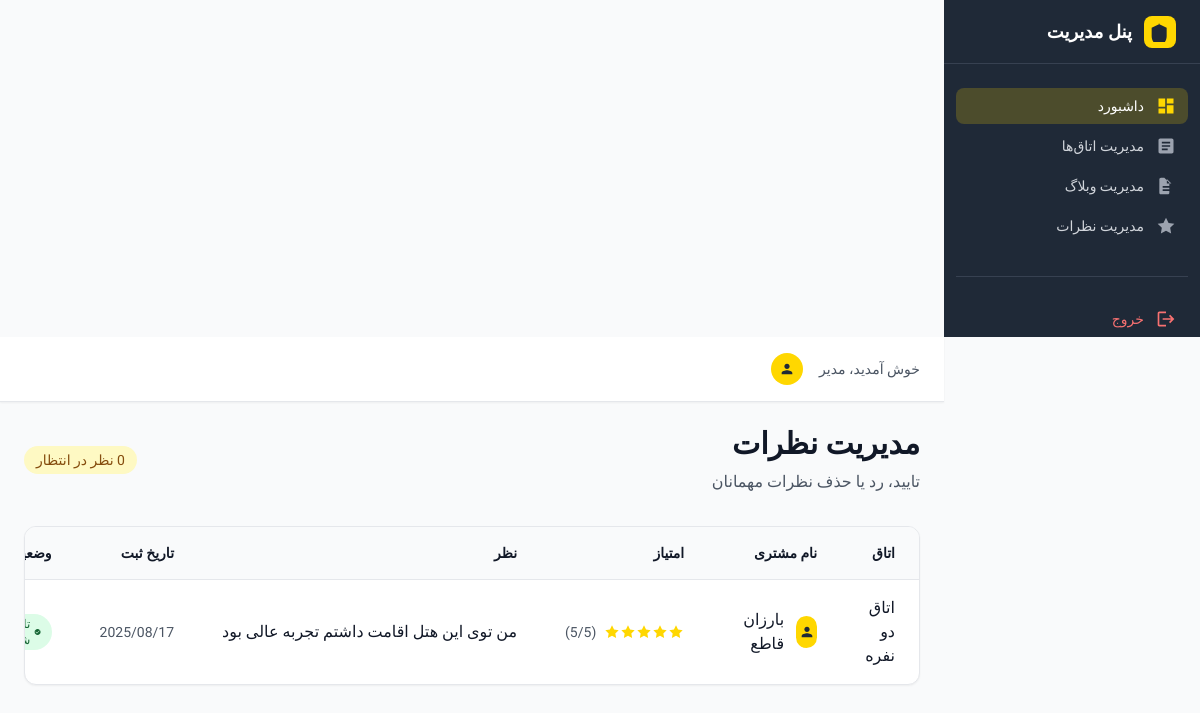
Screenshot of /admin/manage-reviews.php (signed in) with the database file from the repository.
### tables this page shows
CREATE TABLE `room_reviews` (
  `id` int(11) NOT NULL,
  `room_id` int(11) NOT NULL,
  `customer_name` varchar(100) NOT NULL,
  `rating` tinyint(1) NOT NULL COMMENT 'امتیاز از ۱ تا ۵',
  `comment` text NOT NULL,
  `status` varchar(10) NOT NULL DEFAULT 'pending' COMMENT 'pending, approved',
  `created_at` timestamp NOT NULL DEFAULT current_timestamp()
);

CREATE TABLE `room_translations` (
  `id` int(11) NOT NULL,
  `room_id` int(11) NOT NULL,
  `lang_code` varchar(5) NOT NULL,
  `name` varchar(255) NOT NULL,
  `description` text NOT NULL,
  `short_description` varchar(255) NOT NULL
);

### admin/manage-reviews.php (the view, shortened to what this page needs)
<?php
require_once '../config/db.php';
?><!DOCTYPE html>
<html lang="fa" dir="rtl">
<head>
    <script src="https://cdn.tailwindcss.com"></script>
</head>
<body class="bg-gray-50" x-data="{ sidebarOpen: false }">
    <div :class="sidebarOpen ? 'translate-x-0' : 'translate-x-full'"
         class="fixed inset-y-0 right-0 z-50 w-64 bg-hotel-dark transform transition-transform duration-300 ease-in-out lg:translate-x-0 lg:static lg:inset-0">
        <div class="flex items-center justify-between h-16 px-6 bg-hotel-dark border-b border-gray-700">
            <div class="flex items-center space-x-3 space-x-reverse">
                <div class="w-8 h-8 bg-hotel-gold rounded-lg flex items-center justify-center">
                    <svg class="w-5 h-5 text-hotel-dark" fill="currentColor" viewBox="0 0 24 24">
                        <path d="M12 2L2 7v10c0 5.55 3.84 10.74 9 12 5.16-1.26 9-6.45 9-12V7l-10-5z"/>
                    </svg>
                </div>
                <h2 class="text-lg font-bold text-white">پنل مدیریت</h2>
            </div>
        </div>
        <nav class="mt-6 px-3">
            <div class="space-y-1">
                <a href="index.php" class="flex items-center px-3 py-2 text-sm font-medium text-white bg-hotel-gold/20 rounded-lg group">
                    <svg class="w-5 h-5 ml-3 text-hotel-gold" fill="currentColor" viewBox="0 0 24 24">
                        <path d="M3 13h8V3H3v10zm0 8h8v-6H3v6zm10 0h8V11h-8v10zm0-18v6h8V3h-8z"/>
                    </svg>
                    داشبورد
                </a>
                <a href="manage-rooms.php" class="flex items-center px-3 py-2 text-sm font-medium text-gray-300 rounded-lg hover:bg-gray-700 hover:text-white group">
                    <svg class="w-5 h-5 ml-3 text-gray-400 group-hover:text-white" fill="currentColor" viewBox="0 0 24 24">
                        <path d="M19 3H5c-1.1 0-2 .9-2 2v14c0 1.1.9 2 2 2h14c1.1 0 2-.9 2-2V5c0-1.1-.9-2-2-2zm-5 14H7v-2h7v2zm3-4H7v-2h10v2zm0-4H7V7h10v2z"/>
                    </svg>
                    مدیریت اتاق‌ها
                </a>
                <a href="manage-blog.php" class="flex items-center px-3 py-2 text-sm font-medium text-gray-300 rounded-lg hover:bg-gray-700 hover:text-white group">
                    <svg class="w-5 h-5 ml-3 text-gray-400 group-hover:text-white" fill="currentColor" viewBox="0 0 24 24">
                        <path d="M14 2H6c-1.1 0-1.99.9-1.99 2L4 20c0 1.1.89 2 2 2h8c1.1 0 2-.9 2-2V8l-6-6zm2 16H8v-2h8v2zm0-4H8v-2h8v2zm-3-5V3.5L18.5 9H13z"/>
                    </svg>
                    مدیریت وبلاگ
                </a>
                <a href="manage-reviews.php" class="flex items-center px-3 py-2 text-sm font-medium text-gray-300 rounded-lg hover:bg-gray-700 hover:text-white group">
                    <svg class="w-5 h-5 ml-3 text-gray-400 group-hover:text-white" fill="currentColor" viewBox="0 0 24 24">
                        <path d="M12 2l3.09 6.26L22 9.27l-5 4.87 1.18 6.88L12 17.77l-6.18 3.25L7 14.14 2 9.27l6.91-1.01L12 2z"/>
                    </svg>
                    مدیریت نظرات
                </a>
            </div>
            <div class="mt-8 pt-6 border-t border-gray-700">
                <a href="logout.php" class="flex items-center px-3 py-2 text-sm font-medium text-red-400 rounded-lg hover:bg-red-600 hover:text-white group">
                    <svg class="w-5 h-5 ml-3 text-red-400 group-hover:text-white" fill="currentColor" viewBox="0 0 24 24">
                        <path d="M17 7l-1.41 1.41L18.17 11H8v2h10.17l-2.58 2.59L17 17l5-5zM4 5h8V3H4c-1.1 0-2 .9-2 2v14c0 1.1.9 2 2 2h8v-2H4V5z"/>
                    </svg>
                    خروج
                </a>
            </div>
        </nav>
    </div>
    <div class="lg:mr-64">
        <header class="bg-white shadow-sm border-b border-gray-200">
            <div class="flex items-center justify-between h-16 px-6">
                <div class="flex items-center space-x-4 space-x-reverse">
                    <span class="text-sm text-gray-600">خوش آمدید، مدیر</span>
                    <div class="w-8 h-8 bg-hotel-gold rounded-full flex items-center justify-center">
                        <svg class="w-4 h-4 text-hotel-dark" fill="currentColor" viewBox="0 0 24 24">
                            <path d="M12 12c2.21 0 4-1.79 4-4s-1.79-4-4-4-4 1.79-4 4 1.79 4 4 4zm0 2c-2.67 0-8 1.34-8 4v2h16v-2c0-2.66-5.33-4-8-4z"/>
                        </svg>
                    </div>
                </div>
            </div>
        </header>
        <main class="p-6">
<div class="flex items-center justify-between mb-8">
    <div>
        <h1 class="text-3xl font-bold text-gray-900">مدیریت نظرات</h1>
        <p class="text-gray-600 mt-2">تایید، رد یا حذف نظرات مهمانان</p>
    </div>
    <div class="flex items-center space-x-3 space-x-reverse">
        <div class="bg-yellow-100 text-yellow-800 px-3 py-1 rounded-full text-sm font-medium">
            <?php
            $pending_count = $conn->query("SELECT COUNT(*) as count FROM room_reviews WHERE status = 'pending'")->fetch_assoc()['count'];
            echo $pending_count . ' نظر در انتظار';
            ?>
        </div>
    </div>
</div>
<div class="bg-white rounded-xl shadow-sm border border-gray-200 overflow-hidden">
    <div class="overflow-x-auto">
        <table class="w-full">
            <thead class="bg-gray-50 border-b border-gray-200">
                <tr>
                    <th class="px-6 py-4 text-right text-sm font-semibold text-gray-900">اتاق</th>
                    <th class="px-6 py-4 text-right text-sm font-semibold text-gray-900">نام مشتری</th>
                    <th class="px-6 py-4 text-right text-sm font-semibold text-gray-900">امتیاز</th>
                    <th class="px-6 py-4 text-right text-sm font-semibold text-gray-900">نظر</th>
                    <th class="px-6 py-4 text-right text-sm font-semibold text-gray-900">تاریخ ثبت</th>
                    <th class="px-6 py-4 text-right text-sm font-semibold text-gray-900">وضعیت</th>
                </tr>
            </thead>
            <tbody class="divide-y divide-gray-200">
                <?php
                $reviews_list = $conn->query("
                    SELECT rr.*, rt.name as room_name
                    FROM room_reviews rr
                    JOIN room_translations rt ON rr.room_id = rt.room_id AND rt.lang_code = 'fa'
                    ORDER BY rr.created_at DESC
                ");
                if ($reviews_list->num_rows > 0):
                    while ($review = $reviews_list->fetch_assoc()):
                ?>
                <tr class="hover:bg-gray-50 transition-colors duration-200">
                    <td class="px-6 py-4">
                        <div class="font-medium text-gray-900"><?php echo htmlspecialchars($review['room_name']); ?></div>
                    </td>
                    <td class="px-6 py-4">
                        <div class="flex items-center">
                            <div class="w-8 h-8 bg-hotel-gold rounded-full flex items-center justify-center ml-3">
                                <svg class="w-4 h-4 text-hotel-dark" fill="currentColor" viewBox="0 0 24 24">
                                    <path d="M12 12c2.21 0 4-1.79 4-4s-1.79-4-4-4-4 1.79-4 4 1.79 4 4 4zm0 2c-2.67 0-8 1.34-8 4v2h16v-2c0-2.66-5.33-4-8-4z"/>
                                </svg>
                            </div>
                            <span class="font-medium text-gray-900"><?php echo htmlspecialchars($review['customer_name']); ?></span>
                        </div>
                    </td>
                    <td class="px-6 py-4">
                        <div class="flex items-center">
                            <?php for($i = 1; $i <= 5; $i++): ?>
                                <svg class="w-4 h-4 <?php echo $i <= $review['rating'] ? 'text-hotel-gold' : 'text-gray-300'; ?>" fill="currentColor" viewBox="0 0 24 24">
                                    <path d="M12 2l3.09 6.26L22 9.27l-5 4.87 1.18 6.88L12 17.77l-6.18 3.25L7 14.14 2 9.27l6.91-1.01L12 2z"/>
                                </svg>
                            <?php endfor; ?>
                            <span class="mr-2 text-sm text-gray-600">(<?php echo $review['rating']; ?>/5)</span>
                        </div>
                    </td>
                    <td class="px-6 py-4">
                        <div class="text-gray-900 max-w-xs">
                            <p class="truncate" title="<?php echo htmlspecialchars($review['comment']); ?>">
                                <?php echo mb_substr(htmlspecialchars($review['comment']), 0, 50) . (mb_strlen($review['comment']) > 50 ? '...' : ''); ?>
                            </p>
                        </div>
                    </td>
                    <td class="px-6 py-4 text-sm text-gray-600">
                        <?php echo date("Y/m/d", strtotime($review['created_at'])); ?>
                    </td>
                    <td class="px-6 py-4">
                        <?php if ($review['status'] == 'approved'): ?>
                            <span class="inline-flex items-center px-2.5 py-0.5 rounded-full text-xs font-medium bg-green-100 text-green-800">
                                <svg class="w-3 h-3 ml-1" fill="currentColor" viewBox="0 0 24 24">
                                    <path d="M12 2C6.48 2 2 6.48 2 12s4.48 10 10 10 10-4.48 10-10S17.52 2 12 2zm-2 15l-5-5 1.41-1.41L10 14.17l7.59-7.59L19 8l-9 9z"/>
                                </svg>
                            </span>
                        <?php endif; ?>
                    </td>
                </tr>
                <?php
                    endwhile;
                endif; ?>
            </tbody>
        </table>
    </div>
</div>
        </main>
    </div>
</body>
</html>

### admin/manage-reviews.php (style rules this page uses)
body { font-family: 'Vazirmatn', sans-serif; }

### rows the page displays
room_reviews: room_translations.name "اتاق دو نفره", customer_name "بارزان قاطع", rating "5", comment "من توی این هتل اقامت داشتم تجربه عالی بود", created_at "2025/08/17", status "approved" (drawn)

### other values shown
$pending_count "0"
